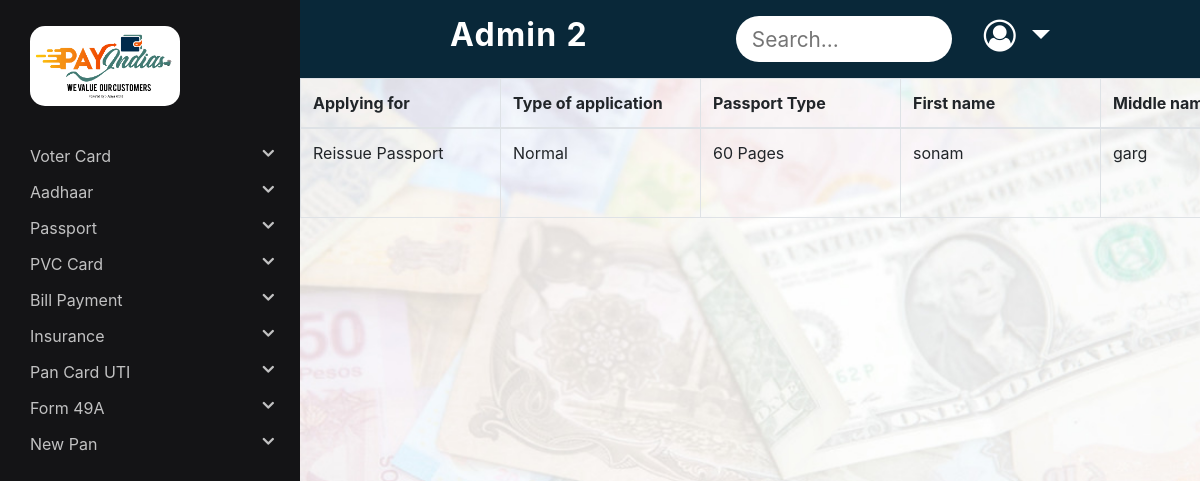
The app's page /Admin/passportPending.php (signed in) with its own data.
### tables this page shows
CREATE TABLE `passport` (
  `id` int(11) NOT NULL,
  `apply_for` varchar(50) DEFAULT NULL,
  `type_of_application` tinytext DEFAULT NULL,
  `passport_type` tinytext DEFAULT NULL,
  `first_name` tinytext DEFAULT NULL,
  `middle_name` tinytext DEFAULT NULL,
  `surname` tinytext DEFAULT NULL,
  `aadhar_no` varchar(50) DEFAULT NULL,
  `marital_status` tinytext DEFAULT NULL,
  `dob` varchar(20) DEFAULT NULL,
  `birth_country_india` tinytext DEFAULT NULL,
  `birthplace` tinytext DEFAULT NULL,
  `state1` tinytext DEFAULT NULL,
  `district` tinytext DEFAULT NULL,
  `citizenship` tinytext DEFAULT NULL,
  `pan_card_no` varchar(50) DEFAULT NULL,
  `voter_id` varchar(50) DEFAULT NULL,
  `education_qualification` tinytext DEFAULT NULL,
  `emp_type` varchar(50) DEFAULT NULL,
  `govt_servant` tinytext DEFAULT NULL,
  `non_ncr` tinytext DEFAULT NULL,
  `mark` tinytext DEFAULT NULL,
  `other_names` tinytext DEFAULT NULL,
  `name_changed` tinytext DEFAULT NULL,
  `father_first_name` tinytext DEFAULT NULL,
  `father_middle_name` tinytext DEFAULT NULL,
  `father_surname` tinytext DEFAULT NULL,
  `mother_first_name` tinytext DEFAULT NULL,
  `mother_middle_name` tinytext DEFAULT NULL,
  `mother_surname` tinytext DEFAULT NULL,
  `guardian_first_name` tinytext DEFAULT NULL,
  `guardian_middle_name` tinytext DEFAULT NULL,
  `guardian_surname` tinytext DEFAULT NULL,
  `present_address` varchar(50) DEFAULT NULL,
  `house_no` int(10) DEFAULT NULL,
  `state_province` tinytext DEFAULT NULL,
  `present_district` tinytext DEFAULT NULL,
  `pincode` int(6) DEFAULT NULL,
  `mobile_number` varchar(12) DEFAULT NULL,
  `email` varchar(50) DEFAULT NULL,
  `address1` varchar(50) DEFAULT NULL,
  `applicant_name` tinytext DEFAULT NULL,
  `applicant_mobile` varchar(12) DEFAULT NULL,
  `applicant_email` varchar(50) DEFAULT NULL,
  `certificate1` varchar(50) DEFAULT NULL,
  `passport_detail` varchar(50) DEFAULT NULL,
  `applied_for_passport` tinytext DEFAULT NULL,
  `pending_proceeding` tinytext DEFAULT NULL,
  `warrant_or_summon` tinytext DEFAULT NULL,
  `warrant_for_arrest` tinytext DEFAULT NULL,
  `prohibit_departure` tinytext DEFAULT NULL,
  `convicted` varchar(10) DEFAULT NULL,
  `refused_denied_passport` varchar(10) DEFAULT NULL,
  `passport_impounded` varchar(10) DEFAULT NULL,
  `passport_revoked` varchar(10) DEFAULT NULL,
  `foreign_citizenship` varchar(10) DEFAULT NULL,
  `passport_other_country` varchar(10) DEFAULT NULL,
  `surrendered` varchar(10) DEFAULT NULL,
  `renunciation` varchar(10) DEFAULT NULL,
  `emergency_certi` varchar(10) DEFAULT NULL,
  `deported_from_other_country` varchar(10) DEFAULT NULL,
  `repatriated` varchar(10) DEFAULT NULL,
  `comments` varchar(50) DEFAULT NULL,
  `proof_of_birth` varchar(50) DEFAULT NULL,
  `residential_birth_proof` varchar(50) DEFAULT NULL,
  `other_document` varchar(50) DEFAULT NULL,
  `status` varchar(20) NOT NULL DEFAULT 'false',
  `r_id` varchar(100) NOT NULL
);

### Admin/passportPending.php (the view, shortened to what this page needs)
<?php
$conn = mysqli_connect('localhost', 'root', '', 'payindia');
$sql = "SELECT * FROM passport where status='false'";
$result = mysqli_query($conn, $sql);
$ans = mysqli_fetch_all($result, MYSQLI_ASSOC);
?>
<!DOCTYPE html>
<html lang="en">
<head>
	<link rel="stylesheet" href="https://cdnjs.cloudflare.com/ajax/libs/font-awesome/4.7.0/css/font-awesome.min.css">
	<link rel="stylesheet" href="https://maxcdn.bootstrapcdn.com/bootstrap/4.5.2/css/bootstrap.min.css">
	<link rel="stylesheet" type="text/css" href="../Distributor/style.css">
</head>
<body>
	<?php include("sidenav2.php"); ?>
	<?php include("navbar2.php"); ?>
	<div class="col-12 padding-sidenav pr-md-0 main-index">
		<div class="table-responsive">
			<?php if (sizeof($ans) > 0) { ?>
				<table class="table table-bordered" id="datatable">
					<thead>
						<tr>
							<th scope="col">Applying for</th>
							<th scope="col">Type of application</th>
							<th scope="col">Passport Type</th>
							<th scope="col">First name</th>
							<th scope="col">Middle name</th>
						</tr>
					</thead>
					<?php
					for ($x = 0; $x < sizeof($ans); $x++) {
					?>
						<tbody>
							<tr>
								<td>
									<p><?php echo $ans[$x]['apply_for']?></p>
								</td>
								<td>
									<p><?php echo $ans[$x]['type_of_application']?></p>
								</td>
								<td>
									<p><?php echo $ans[$x]['passport_type']?></p></td>
								<td>
									<p><?php echo $ans[$x]['first_name']?></p></td>
								<td>
									<p><?php echo $ans[$x]['middle_name']?></p></td></td>
							</tr>
					<?php
					}
				} else {
					echo "<h2>There is no data</h2>";
				}
					?>
						</tbody>
				</table>
		</div>
	</div>
</body>
</html>

### Distributor/style.css (style rules this page uses)
body { height: 100vh; width: 100vw; background: url('../images/commonBG.jpeg') no-repeat; background-position: center center; background-attachment: fixed; background-size: cover; }
body { background-color: #ededed; }
.main-index { padding-bottom: 3rem; z-index: 50; }
@media (min-width: 768px) { .padding-sidenav { padding-left: 300px !important; } }
tr, th { min-width: 200px; }

### records on screen
passport: apply_for "Reissue Passport", type_of_application "Normal", passport_type "60 Pages", first_name "sonam", middle_name "garg"
